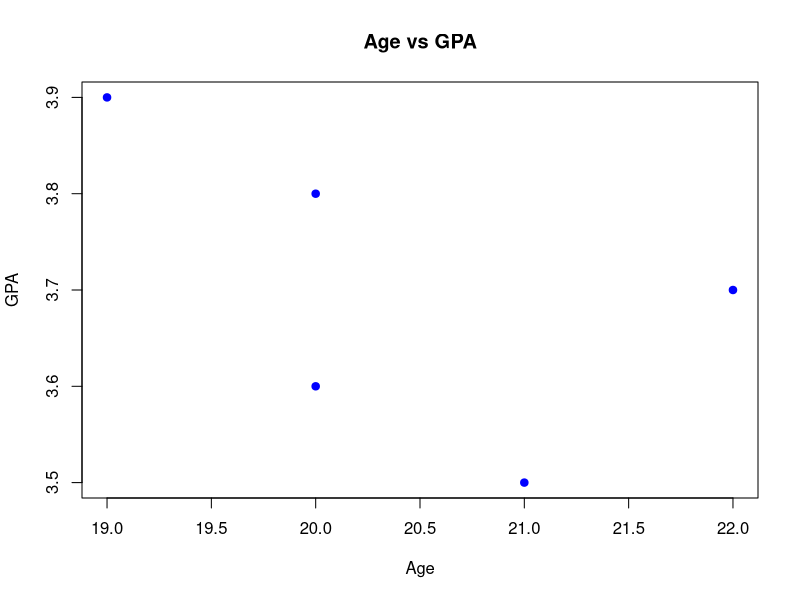
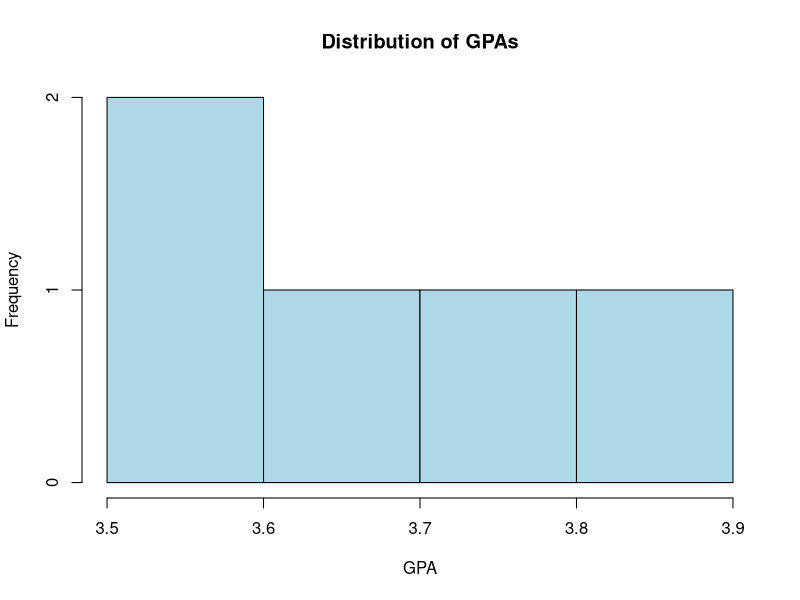
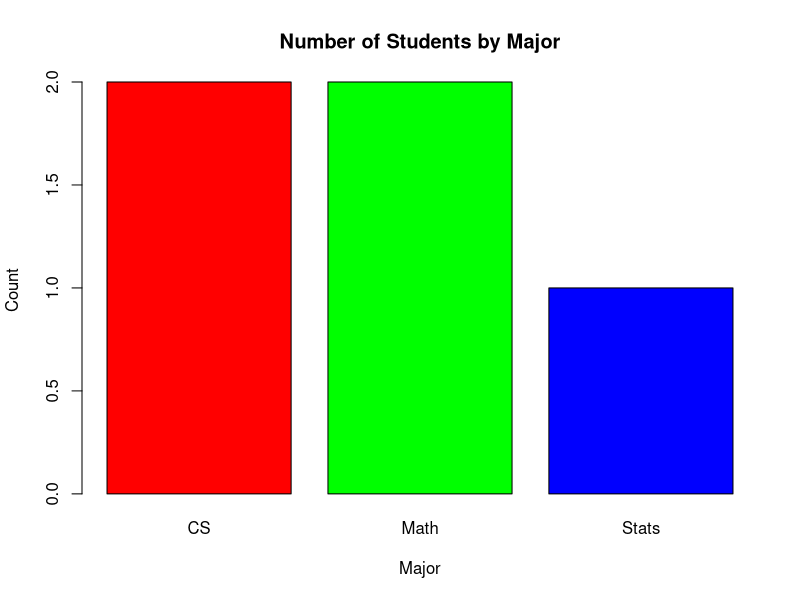
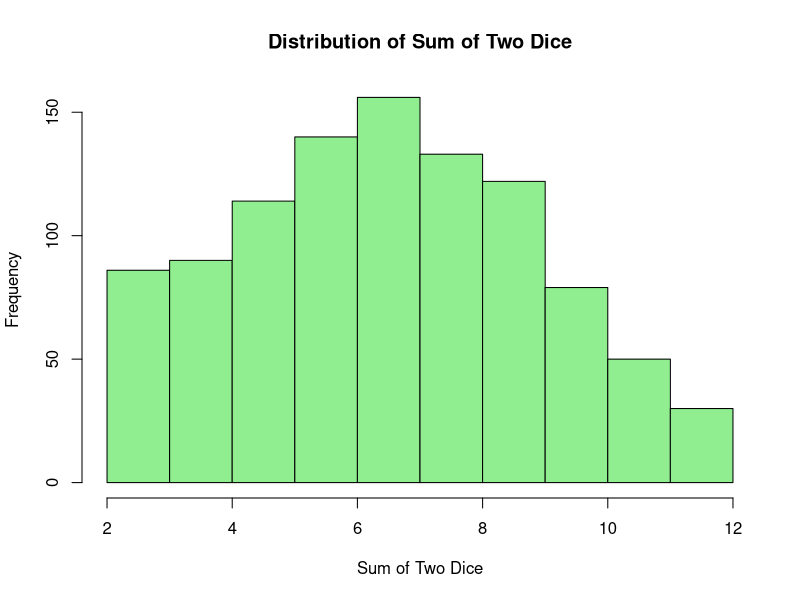
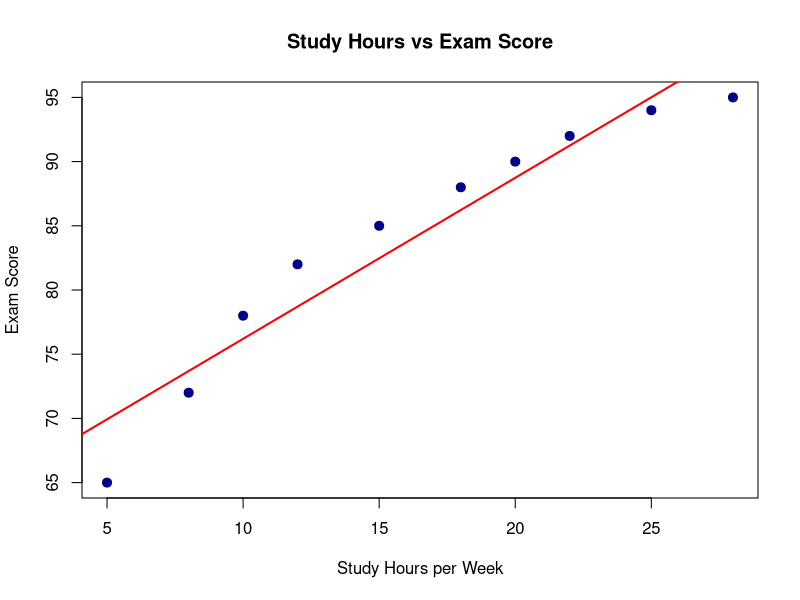

Source code (R) for these figures, in order:
# Introduction to R
# Statistical Modeling and Learning
# Basic R concepts with interesting examples

# ============================================================================
# 1. BASIC OPERATIONS
# ============================================================================

# R as a calculator
2 + 3
10 * 5
sqrt(16)
2^3

# Variables
x <- 5
y <- 10
x + y

# ============================================================================
# 2. VECTORS (COLLECTIONS OF VALUES)
# ============================================================================

# Create vectors
ages <- c(18, 19, 20, 21, 22, 23, 24, 25)
heights <- c(65, 67, 68, 70, 72, 69, 71, 73)  # inches

# Basic operations on vectors
mean(ages)
sd(heights)
length(ages)

# Vectorized operations (R does this automatically!)
heights_cm <- heights * 2.54  # Convert to centimeters
heights_cm

# ============================================================================
# 3. DATA FRAMES (TABLES OF DATA)
# ============================================================================

# Create a data frame
students <- data.frame(
  name = c("Alice", "Bob", "Charlie", "Diana", "Eve"),
  age = c(20, 21, 19, 22, 20),
  gpa = c(3.8, 3.5, 3.9, 3.7, 3.6),
  major = c("Math", "CS", "Math", "Stats", "CS")
)

# View the data
students
head(students)
str(students)  # Structure of the data

# Access columns
students$age
students$gpa

# Basic summaries
summary(students)
mean(students$gpa)
table(students$major)

# ============================================================================
# 4. SUBSETTING DATA
# ============================================================================

# Get students with GPA > 3.7
high_gpa <- students[students$gpa > 3.7, ]
high_gpa

# Get just the names of math majors
math_majors <- students[students$major == "Math", "name"]
math_majors

# ============================================================================
# 5. BASIC PLOTTING
# ============================================================================

# Scatter plot: Age vs GPA
plot(students$age, students$gpa,
     xlab = "Age", ylab = "GPA",
     main = "Age vs GPA",
     pch = 19, col = "blue")

# Histogram of GPAs
hist(students$gpa,
     xlab = "GPA", ylab = "Frequency",
     main = "Distribution of GPAs",
     col = "lightblue")

# Bar plot of majors
barplot(table(students$major),
        xlab = "Major", ylab = "Count",
        main = "Number of Students by Major",
        col = c("red", "green", "blue"))

# ============================================================================
# 6. INTERESTING EXAMPLE: SIMULATING COIN FLIPS
# ============================================================================

# Simulate 100 coin flips
coin_flips <- sample(c("Heads", "Tails"), size = 100, replace = TRUE)
table(coin_flips)

# What proportion are heads?
mean(coin_flips == "Heads")

# Simulate 10,000 flips (law of large numbers!)
many_flips <- sample(c("Heads", "Tails"), size = 10000, replace = TRUE)
mean(many_flips == "Heads")  # Should be close to 0.5!

# ============================================================================
# 7. INTERESTING EXAMPLE: ROLLING DICE
# ============================================================================

# Roll a die 100 times
die_rolls <- sample(1:6, size = 100, replace = TRUE)
table(die_rolls)

# What's the average roll?
mean(die_rolls)  # Should be around 3.5

# Roll two dice and sum them
die1 <- sample(1:6, size = 1000, replace = TRUE)
die2 <- sample(1:6, size = 1000, replace = TRUE)
sums <- die1 + die2

# Plot the distribution
hist(sums, breaks = 2:12,
     xlab = "Sum of Two Dice",
     ylab = "Frequency",
     main = "Distribution of Sum of Two Dice",
     col = "lightgreen")

# ============================================================================
# 8. INTERESTING EXAMPLE: STUDENT PERFORMANCE
# ============================================================================

# Create data on study hours and exam scores
study_hours <- c(5, 8, 10, 12, 15, 18, 20, 22, 25, 28)
exam_scores <- c(65, 72, 78, 82, 85, 88, 90, 92, 94, 95)

# Plot the relationship
plot(study_hours, exam_scores,
     xlab = "Study Hours per Week",
     ylab = "Exam Score",
     main = "Study Hours vs Exam Score",
     pch = 19, col = "darkblue", cex = 1.2)

# Add a trend line
abline(lm(exam_scores ~ study_hours), col = "red", lwd = 2)

# Correlation
cor(study_hours, exam_scores)

# ============================================================================
# 9. WORKING WITH REAL DATA: LOADING CSV FILES
# ============================================================================

# Example: Load a CSV file (if it exists)
# data <- read.csv("path/to/your/file.csv")
# head(data)

# ============================================================================
# 10. USEFUL FUNCTIONS TO KNOW
# ============================================================================

# Sequences
1:10
seq(0, 1, by = 0.1)

# Repeating values
rep("Hello", 5)
rep(c("A", "B"), each = 3)

# Random numbers
rnorm(10)  # 10 random numbers from normal distribution
runif(10)  # 10 random numbers from uniform distribution

# Rounding
round(3.14159, 2)
ceiling(3.2)
floor(3.8)

# ============================================================================
# 11. CONDITIONAL LOGIC
# ============================================================================

# If-else statements
score <- 85
if (score >= 90) {
  grade <- "A"
} else if (score >= 80) {
  grade <- "B"
} else {
  grade <- "C or below"
}
grade

# ============================================================================
# 12. LOOPS (BUT VECTORIZED OPERATIONS ARE USUALLY BETTER!)
# ============================================================================

# For loop example
squares <- numeric(10)
for (i in 1:10) {
  squares[i] <- i^2
}
squares

# But this is better (vectorized):
(1:10)^2

# ============================================================================
# 13. FUNCTIONS
# ============================================================================

# Create your own function
convert_f_to_c <- function(fahrenheit) {
  celsius <- (fahrenheit - 32) * 5/9
  return(celsius)
}

convert_f_to_c(32)   # Freezing point
convert_f_to_c(212)  # Boiling point

# ============================================================================
# 14. PACKAGES (EXTENDING R'S CAPABILITIES)
# ============================================================================

# Install a package (only need to do once)
# install.packages("ggplot2")

# Load a package (need to do each session)
# library(ggplot2)

# ============================================================================
# TIPS FOR BEGINNERS
# ============================================================================

# 1. Use <- for assignment (not =)
# 2. R is case-sensitive: Age != age
# 3. Use # for comments
# 4. Get help: ?function_name or help(function_name)
# 5. RStudio is your friend - use it!
# 6. Google is your friend - R has great online resources
# 7. Practice with real data - it's more fun!

# Try these:
# ?mean
# ?plot
# ?data.frame
